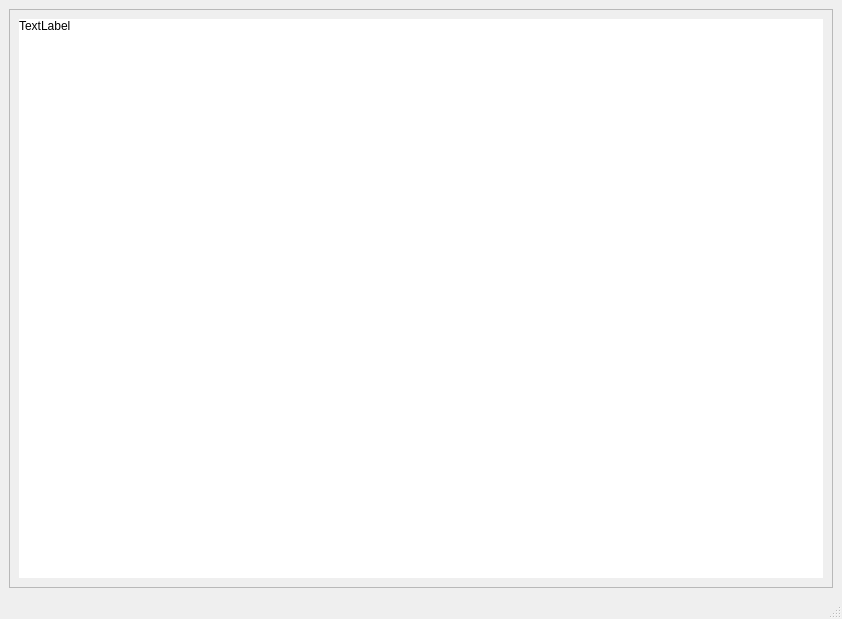
<?xml version="1.0" encoding="UTF-8"?>
<ui version="4.0">
 <class>Content2</class>
 <widget class="QMainWindow" name="Content2">
  <property name="geometry">
   <rect>
    <x>0</x>
    <y>0</y>
    <width>842</width>
    <height>619</height>
   </rect>
  </property>
  <property name="windowTitle">
   <string>MainWindow</string>
  </property>
  <widget class="QWidget" name="centralwidget">
   <layout class="QGridLayout" name="gridLayout">
    <item row="0" column="0">
     <widget class="QScrollArea" name="scrollArea">
      <property name="widgetResizable">
       <bool>true</bool>
      </property>
      <widget class="QWidget" name="scrollAreaWidgetContents">
       <property name="geometry">
        <rect>
         <x>0</x>
         <y>0</y>
         <width>822</width>
         <height>578</height>
        </rect>
       </property>
       <layout class="QGridLayout" name="gridLayout_2">
        <item row="0" column="0">
         <widget class="QLabel" name="label">
          <property name="styleSheet">
           <string notr="true">background-color: rgb(255, 255, 255)</string>
          </property>
          <property name="text">
           <string>TextLabel</string>
          </property>
          <property name="alignment">
           <set>Qt::AlignLeading|Qt::AlignLeft|Qt::AlignTop</set>
          </property>
         </widget>
        </item>
       </layout>
      </widget>
     </widget>
    </item>
   </layout>
  </widget>
  <widget class="QStatusBar" name="statusbar"/>
 </widget>
 <resources/>
 <connections/>
</ui>
